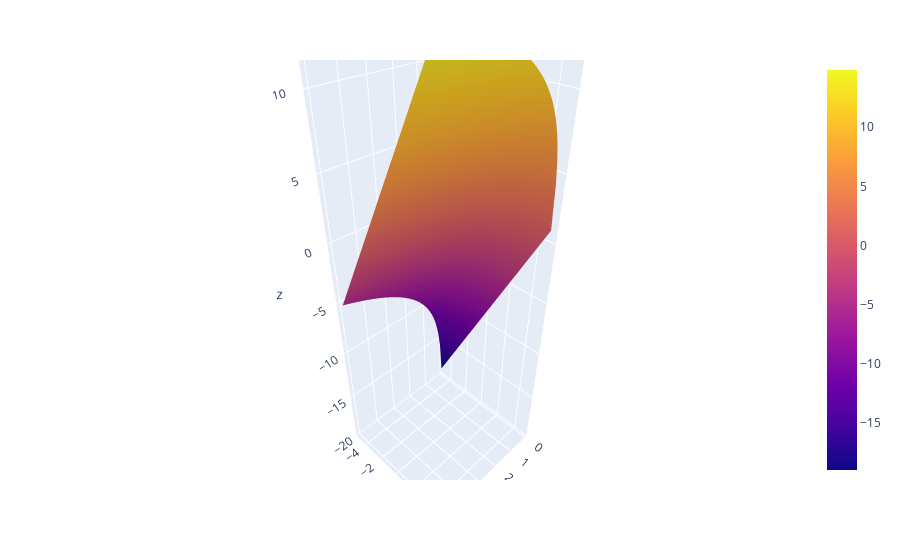

Write notebook code for a chart like this one.
### Code cell
import plotly.express as px 
import plotly.graph_objects as go  
import plotly.io as pio

# print(pio.renderers)

# Set renderer to vscode
pio.renderers.default = 'vscode'

fig = px.scatter_3d()
fig.add_trace(go.Surface(x=xx,y=yy,z=zz))

fig.show()

### Figure 1 — Plotly figure (JSON) as saved in the notebook; plotly's stock layout.template omitted (floating-point values rounded to 4 significant figures; data arrays with more than 128 entries replaced by an {"elided": "..."} marker saying what was removed)
{"data": [{"hovertemplate": "<extra></extra>", "legendgroup": "", "marker": {"color": "#636efa", "symbol": "circle"}, "mode": "markers", "name": "", "scene": "scene", "showlegend": false, "type": "scatter3d"}, {"type": "surface", "x": {"elided": "100x100 float values"}, "y": {"elided": "100x100 float values"}, "z": {"elided": "100x100 float values"}}], "layout": {"legend": {"tracegroupgap": 0}, "margin": {"t": 60}, "scene": {"domain": {"x": [0, 1], "y": [0, 1]}}}}
